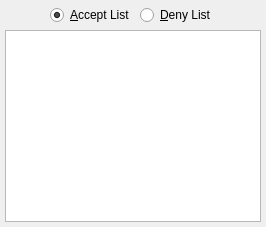
                  <widget class="QWidget" name="tab_15">
                   <attribute name="title">
                    <string>&amp;Upload</string>
                   </attribute>
                   <layout class="QVBoxLayout" name="verticalLayout_73">
                    <property name="spacing">
                     <number>5</number>
                    </property>
                    <property name="margin">
                     <number>5</number>
                    </property>
                    <item>
                     <layout class="QHBoxLayout" name="horizontalLayout_72">
                      <property name="spacing">
                       <number>5</number>
                      </property>
                      <item>
                       <spacer name="horizontalSpacer_33">
                        <property name="orientation">
                         <enum>Qt::Horizontal</enum>
                        </property>
                        <property name="sizeHint" stdset="0">
                         <size>
                          <width>40</width>
                          <height>20</height>
                         </size>
                        </property>
                       </spacer>
                      </item>
                      <item>
                       <widget class="QRadioButton" name="acceptlistUL_2">
                        <property name="text">
                         <string>&amp;Accept List</string>
                        </property>
                        <property name="checked">
                         <bool>true</bool>
                        </property>
                       </widget>
                      </item>
                      <item>
                       <widget class="QRadioButton" name="denylistUL_2">
                        <property name="text">
                         <string>&amp;Deny List</string>
                        </property>
                        <property name="checked">
                         <bool>false</bool>
                        </property>
                       </widget>
                      </item>
                      <item>
                       <spacer name="horizontalSpacer_34">
                        <property name="orientation">
                         <enum>Qt::Horizontal</enum>
                        </property>
                        <property name="sizeHint" stdset="0">
                         <size>
                          <width>40</width>
                          <height>20</height>
                         </size>
                        </property>
                       </spacer>
                      </item>
                     </layout>
                    </item>
                    <item>
                     <widget class="QListWidget" name="upDistillers">
                      <property name="tabKeyNavigation">
                       <bool>true</bool>
                      </property>
                      <property name="alternatingRowColors">
                       <bool>true</bool>
                      </property>
                      <property name="selectionMode">
                       <enum>QAbstractItemView::ExtendedSelection</enum>
                      </property>
                      <property name="selectionBehavior">
                       <enum>QAbstractItemView::SelectRows</enum>
                      </property>
                      <property name="horizontalScrollMode">
                       <enum>QAbstractItemView::ScrollPerPixel</enum>
                      </property>
                      <property name="sortingEnabled">
                       <bool>true</bool>
                      </property>
                     </widget>
                    </item>
                   </layout>
                  </widget>
